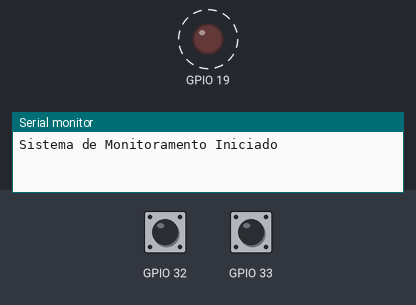
A sketch run on a simulated ESP32. Shown: output pins drawn as LEDs (lit = HIGH), the last lines printed to the serial monitor. Dashed ring = blinking. The inputs (shaded band) are chosen by the test bench; at power-on: GPIO 33 LOW, GPIO 32 LOW.

Above: at 3.1 s.
3.2 s: GPIO 33 driven HIGH
At 4.1 s:
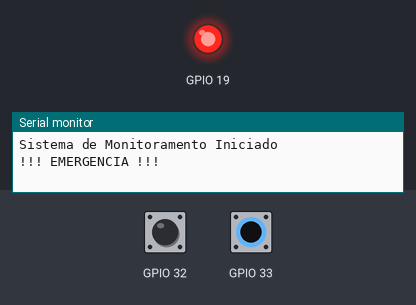
6.7 s: GPIO 32 driven HIGH
At 10.7 s:
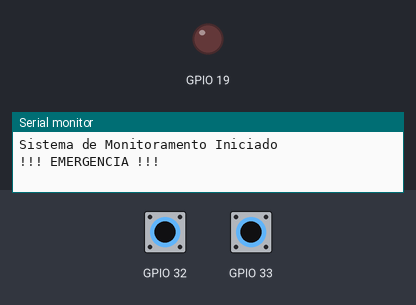
Timing chart, 0 to 17.1 s (numbered marks = the images above; inputs shaded):
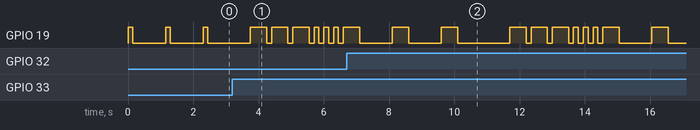

The sketch:

sketch.ino
```cpp
// ===============================
// Classe para Entrada Digital
// ===============================
class EntradaDigital {
  private:
    int pino;

  public:
    EntradaDigital(int p) {
      pino = p;
    }

    void iniciar() {
      pinMode(pino, INPUT_PULLDOWN);
    }

    bool pressionado() {
      return digitalRead(pino) == HIGH;
    }
};

// ===============================
// Classe Sinalizador
// ===============================
class Sinalizador {
  private:
    int pino;
    unsigned long tempoCurto;
    unsigned long tempoLongo;
    unsigned long intervalo;

    void pulso(unsigned long tempoOn, unsigned long tempoOff) {
      digitalWrite(pino, HIGH);
      delay(tempoOn);
      digitalWrite(pino, LOW);
      delay(tempoOff);
    }

  public:
    Sinalizador(int p, unsigned long curto,
                unsigned long longo, unsigned long inter) {
      pino = p;
      tempoCurto = curto;
      tempoLongo = longo;
      intervalo = inter;
    }

    void iniciar() {
      pinMode(pino, OUTPUT);
    }

    void statusOK() {
      pulso(tempoCurto, intervalo);
    }

    void atencao(int ciclos) {
      for (int i = 0; i < ciclos; i++) {
        for (int j = 0; j < 3; j++) {
          pulso(tempoCurto, tempoCurto);
        }
        delay(intervalo);
      }
    }

    void emergencia() {
      // 3 longos
      for (int i = 0; i < 3; i++) {
        pulso(tempoLongo, tempoCurto);
      }

      // 3 curtos
      for (int i = 0; i < 3; i++) {
        pulso(tempoCurto, tempoCurto);
      }

      // 3 longos
      for (int i = 0; i < 3; i++) {
        pulso(tempoLongo, intervalo);
      }
    }
};

// ===============================
// Objetos
// ===============================

EntradaDigital botao1(32);
EntradaDigital botao2(33);

// LED vermelho no pino 19
Sinalizador sinal(19, 150, 500, 1000);

int modo = 0;
// 0 = OK
// 1 = ATENCAO
// 2 = EMERGENCIA

void setup() {
  Serial.begin(115200);

  botao1.iniciar();
  botao2.iniciar();
  sinal.iniciar();

  Serial.println("Sistema de Monitoramento Iniciado");
}

void loop() {

  if (botao1.pressionado()) {
    modo++;
    if (modo > 1) modo = 0;
    Serial.println("Modo alternado (OK/ATENCAO)");
    delay(300); // debounce simples
  }

  if (botao2.pressionado()) {
    modo = 2;
    Serial.println("!!! EMERGENCIA !!!");
    delay(300);
  }

  switch (modo) {

    case 0:
      sinal.statusOK();
      break;

    case 1:
      sinal.atencao(2);
      break;

    case 2:
      sinal.emergencia();
      modo = 0; // volta para OK após SOS
      break;
  }
}
```

Sinalizador.cpp
```cpp
#include "Sinalizador.h"

Sinalizador::Sinalizador(int pino, unsigned long tempoCurto,
                         unsigned long tempoLongo, unsigned long intervalo) {
  _pino = pino;
  _tempoCurto = tempoCurto;
  _tempoLongo = tempoLongo;
  _intervalo = intervalo;
}

void Sinalizador::begin() {
  pinMode(_pino, OUTPUT);
}

void Sinalizador::pulso(unsigned long tempoOn, unsigned long tempoOff) {
  digitalWrite(_pino, HIGH);
  delay(tempoOn);
  digitalWrite(_pino, LOW);
  delay(tempoOff);
}

void Sinalizador::statusOK() {
  pulso(_tempoCurto, _intervalo);
}

void Sinalizador::atencao(int ciclos) {
  for (int i = 0; i < ciclos; i++) {
    for (int j = 0; j < 3; j++) {
      pulso(_tempoCurto, _tempoCurto);
    }
    delay(_intervalo);
  }
}

void Sinalizador::emergencia() {
  // 3 longos
  for (int i = 0; i < 3; i++) {
    pulso(_tempoLongo, _tempoCurto);
  }

  // 3 curtos
  for (int i = 0; i < 3; i++) {
    pulso(_tempoCurto, _tempoCurto);
  }

  // 3 longos
  for (int i = 0; i < 3; i++) {
    pulso(_tempoLongo, _intervalo);
  }
}
```

Sinalizador.h
```cpp
#ifndef SINALIZADOR_H
#define SINALIZADOR_H

#include <Arduino.h>

class Sinalizador {
  private:
    int _pino;
    unsigned long _tempoCurto;
    unsigned long _tempoLongo;
    unsigned long _intervalo;

    void pulso(unsigned long tempoOn, unsigned long tempoOff);

  public:
    Sinalizador(int pino, unsigned long tempoCurto,
                unsigned long tempoLongo, unsigned long intervalo);

    void begin();
    void statusOK();
    void atencao(int ciclos);
    void emergencia();
};

#endif
```
